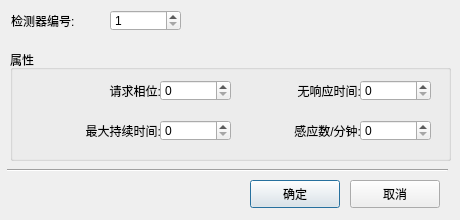
<?xml version="1.0" encoding="UTF-8"?>
<ui version="4.0">
 <class>peddet_dialog</class>
 <widget class="QDialog" name="peddet_dialog">
  <property name="geometry">
   <rect>
    <x>0</x>
    <y>0</y>
    <width>460</width>
    <height>220</height>
   </rect>
  </property>
  <property name="windowTitle">
   <string>行人检测器</string>
  </property>
  <widget class="QLabel" name="label1">
   <property name="geometry">
    <rect>
     <x>11</x>
     <y>10</y>
     <width>101</width>
     <height>21</height>
    </rect>
   </property>
   <property name="text">
    <string>检测器编号:</string>
   </property>
  </widget>
  <widget class="QPushButton" name="pushButton_confirm">
   <property name="geometry">
    <rect>
     <x>250</x>
     <y>180</y>
     <width>90</width>
     <height>28</height>
    </rect>
   </property>
   <property name="text">
    <string>确定</string>
   </property>
  </widget>
  <widget class="QPushButton" name="pushButton_cancel">
   <property name="geometry">
    <rect>
     <x>350</x>
     <y>180</y>
     <width>90</width>
     <height>28</height>
    </rect>
   </property>
   <property name="text">
    <string>取消</string>
   </property>
  </widget>
  <widget class="QSpinBox" name="spinBox_Num">
   <property name="geometry">
    <rect>
     <x>110</x>
     <y>10</y>
     <width>71</width>
     <height>21</height>
    </rect>
   </property>
   <property name="minimum">
    <number>1</number>
   </property>
   <property name="maximum">
    <number>8</number>
   </property>
   <property name="displayIntegerBase">
    <number>10</number>
   </property>
  </widget>
  <widget class="Line" name="line">
   <property name="geometry">
    <rect>
     <x>7</x>
     <y>160</y>
     <width>441</width>
     <height>20</height>
    </rect>
   </property>
   <property name="orientation">
    <enum>Qt::Horizontal</enum>
   </property>
  </widget>
  <widget class="QGroupBox" name="groupBox">
   <property name="geometry">
    <rect>
     <x>10</x>
     <y>50</y>
     <width>441</width>
     <height>111</height>
    </rect>
   </property>
   <property name="title">
    <string>属性</string>
   </property>
   <widget class="QSpinBox" name="spinBox_NoActivity">
    <property name="enabled">
     <bool>true</bool>
    </property>
    <property name="geometry">
     <rect>
      <x>350</x>
      <y>30</y>
      <width>71</width>
      <height>21</height>
     </rect>
    </property>
    <property name="keyboardTracking">
     <bool>false</bool>
    </property>
    <property name="minimum">
     <number>0</number>
    </property>
    <property name="maximum">
     <number>255</number>
    </property>
   </widget>
   <widget class="QSpinBox" name="spinBox_MaxPresence">
    <property name="enabled">
     <bool>true</bool>
    </property>
    <property name="geometry">
     <rect>
      <x>150</x>
      <y>70</y>
      <width>71</width>
      <height>21</height>
     </rect>
    </property>
    <property name="keyboardTracking">
     <bool>false</bool>
    </property>
    <property name="minimum">
     <number>0</number>
    </property>
    <property name="maximum">
     <number>255</number>
    </property>
   </widget>
   <widget class="QLabel" name="label2">
    <property name="geometry">
     <rect>
      <x>10</x>
      <y>30</y>
      <width>141</width>
      <height>21</height>
     </rect>
    </property>
    <property name="text">
     <string>请求相位:</string>
    </property>
    <property name="alignment">
     <set>Qt::AlignRight|Qt::AlignTrailing|Qt::AlignVCenter</set>
    </property>
   </widget>
   <widget class="QLabel" name="label3">
    <property name="geometry">
     <rect>
      <x>220</x>
      <y>30</y>
      <width>131</width>
      <height>21</height>
     </rect>
    </property>
    <property name="text">
     <string>无响应时间:</string>
    </property>
    <property name="alignment">
     <set>Qt::AlignRight|Qt::AlignTrailing|Qt::AlignVCenter</set>
    </property>
   </widget>
   <widget class="QLabel" name="label4">
    <property name="geometry">
     <rect>
      <x>10</x>
      <y>70</y>
      <width>141</width>
      <height>21</height>
     </rect>
    </property>
    <property name="text">
     <string>最大持续时间:</string>
    </property>
    <property name="alignment">
     <set>Qt::AlignRight|Qt::AlignTrailing|Qt::AlignVCenter</set>
    </property>
   </widget>
   <widget class="QSpinBox" name="spinBox_CallPhase">
    <property name="enabled">
     <bool>true</bool>
    </property>
    <property name="geometry">
     <rect>
      <x>150</x>
      <y>30</y>
      <width>71</width>
      <height>21</height>
     </rect>
    </property>
    <property name="keyboardTracking">
     <bool>false</bool>
    </property>
    <property name="minimum">
     <number>0</number>
    </property>
    <property name="maximum">
     <number>32</number>
    </property>
   </widget>
   <widget class="QSpinBox" name="spinBox_ErraticCounts">
    <property name="enabled">
     <bool>true</bool>
    </property>
    <property name="geometry">
     <rect>
      <x>350</x>
      <y>70</y>
      <width>71</width>
      <height>21</height>
     </rect>
    </property>
    <property name="keyboardTracking">
     <bool>false</bool>
    </property>
    <property name="minimum">
     <number>0</number>
    </property>
    <property name="maximum">
     <number>255</number>
    </property>
   </widget>
   <widget class="QLabel" name="label5">
    <property name="geometry">
     <rect>
      <x>220</x>
      <y>70</y>
      <width>131</width>
      <height>21</height>
     </rect>
    </property>
    <property name="text">
     <string>感应数/分钟:</string>
    </property>
    <property name="alignment">
     <set>Qt::AlignRight|Qt::AlignTrailing|Qt::AlignVCenter</set>
    </property>
   </widget>
  </widget>
 </widget>
 <resources/>
 <connections/>
</ui>
